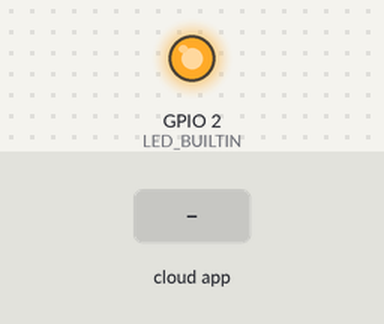
A sketch run on a simulated ESP8266 (NodeMCU). Parts: output pins drawn as LEDs (lit = HIGH, except the on-board LED, lit = LOW). The inputs (shaded band) are chosen by the test bench. WiFi joins after 1.5 s; servers stay silent unless stated; the Firebase database answers and starts empty; what the sketch prints to the serial monitor is not drawn.

Above: at 2.7 s.
2.8 s: the phone or cloud app sets redlight to 1
At 4.0 s:
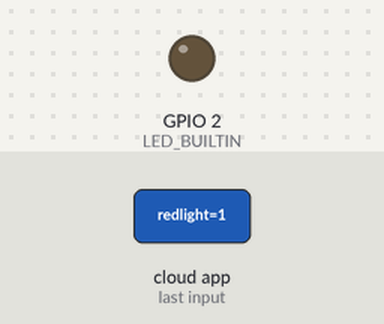
4.3 s: the phone or cloud app sets redlight to 0
At 5.4 s:
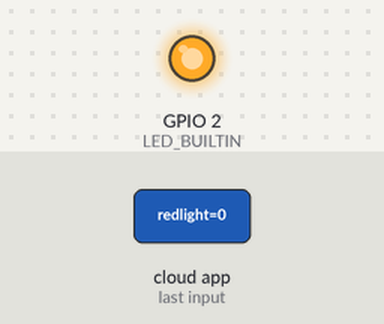
Timing chart, 0 to 7.3 s (numbered marks = the images above; inputs shaded):
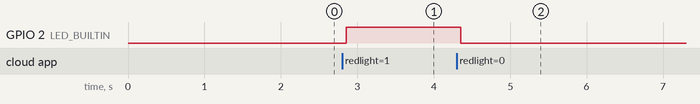

The sketch:

automate.ino
```cpp
#include <FirebaseArduino.h>
 #include <ESP8266WiFi.h>

const char* ssid     = "#Enter Wifi Ssid";
const char* password = "#Enter Wifi Password";
#define FIREBASE_HOST "enter-your-projectname.firebaseio.com"
#define FIREBASE_AUTH "enter auth key!"


int wifiStatus;

void setup() {

  Serial.begin(9600);

 pinMode(LED_BUILTIN, OUTPUT);

   WiFi.begin(ssid, password);

      while (WiFi.status() != WL_CONNECTED) {
        delay(500);
        Serial.print(".");
      }
     Firebase.begin(FIREBASE_HOST, FIREBASE_AUTH);

}

void loop() {


   digitalWrite(LED_BUILTIN, Firebase.getInt("redlight"));
Serial.println(Firebase.getInt("redlight"));

}
```

Measured:
- after the input at 2.8 s, GPIO 2 (LED_BUILTIN): LOW → HIGH after 0.05 s
- after the input at 4.3 s, GPIO 2 (LED_BUILTIN): HIGH → LOW after 0.05 s
